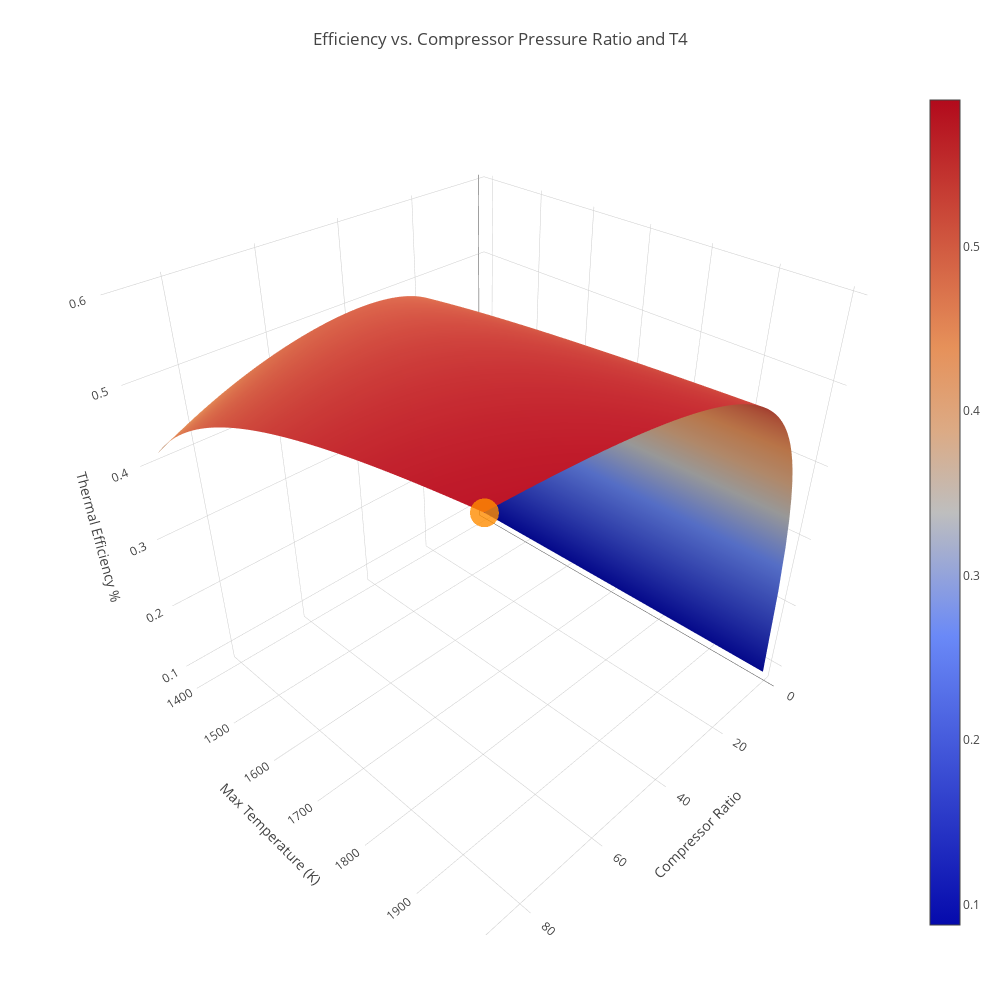

The cell this chart's notebook holds for it:
### Code cell
# Create a surface plot
fig = go.Figure(data=[go.Surface(z=eta_th_arr, x=rp_arr, y=T4_arr)])

# assuming rp_arr and eta_th_arr are defined
max_efficiency_idx = np.unravel_index(np.argmax(eta_th_arr, axis=None), eta_th_arr.shape)
max_rp = rp_arr[max_efficiency_idx[1]]
max_T4 = T4_arr[max_efficiency_idx[0]]
max_eta = eta_th_arr[max_efficiency_idx]

# Add scatter plot for max value
fig.add_trace(go.Scatter3d(
    x=[max_rp],
    y=[max_T4],
    z=[max_eta],
    mode='markers',
    marker=dict(
        size=10,
        color='DarkOrange',                # set color to an array/list of desired values
        colorscale='Viridis',   # choose a colorscale
        opacity=0.8
    )
))

fig.update_layout(
    title_text = 'Efficiency vs. Compressor Pressure Ratio and T4',
    autosize=False,
    width=1000,
    height=1000,
    margin=dict(l=65, r=50, b=65, t=90),
    template=mode,
    scene=dict(
        xaxis_title='Compressor Ratio',
        yaxis_title='Max Temperature (K)',
        zaxis_title='Thermal Efficiency %'
    ) 
)

fig.show()

### Figure 1 — Plotly figure (JSON) as saved in the notebook; plotly's stock layout.template omitted (floating-point values rounded to 4 significant figures; data arrays with more than 128 entries replaced by an {"elided": "..."} marker saying what was removed)
{"data": [{"type": "surface", "x": [1, 2, 3, 4, 5, 6, 7, 8, 9, 10, 11, 12, 13, 14, 15, 16, 17, 18, 19, 20, 21, 22, 23, 24, 25, 26, 27, 28, 29, 30, 31, 32, 33, 34, 35, 36, 37, 38, 39, 40, 41, 42, 43, 44, 45, 46, 47, 48, 49, 50, 51, 52, 53, 54, 55, 56, 57, 58, 59, 60, 61, 62, 63, 64, 65, 66, 67, 68, 69, 70, 71, 72, 73, 74, 75, 76, 77, 78, 79, 80, 81, 82, 83, 84, 85, 86, 87, 88, 89], "y": {"elided": "600 int values"}, "z": {"elided": "600x89 float values"}}, {"marker": {"color": "DarkOrange", "colorscale": [[0, "#440154"], [0.1111, "#482878"], [0.2222, "#3e4989"], [0.3333, "#31688e"], [0.4444, "#26828e"], [0.5556, "#1f9e89"], [0.6667, "#35b779"], [0.7778, "#6ece58"], [0.8889, "#b5de2b"], [1, "#fde725"]], "opacity": 0.8, "size": 10}, "mode": "markers", "type": "scatter3d", "x": [89], "y": [1999], "z": [0.5889]}], "layout": {"autosize": false, "height": 1000, "margin": {"b": 65, "l": 65, "r": 50, "t": 90}, "scene": {"xaxis": {"title": {"text": "Compressor Ratio"}}, "yaxis": {"title": {"text": "Max Temperature (K)"}}, "zaxis": {"title": {"text": "Thermal Efficiency %"}}}, "title": {"text": "Efficiency vs. Compressor Pressure Ratio and T4"}, "width": 1000}}
